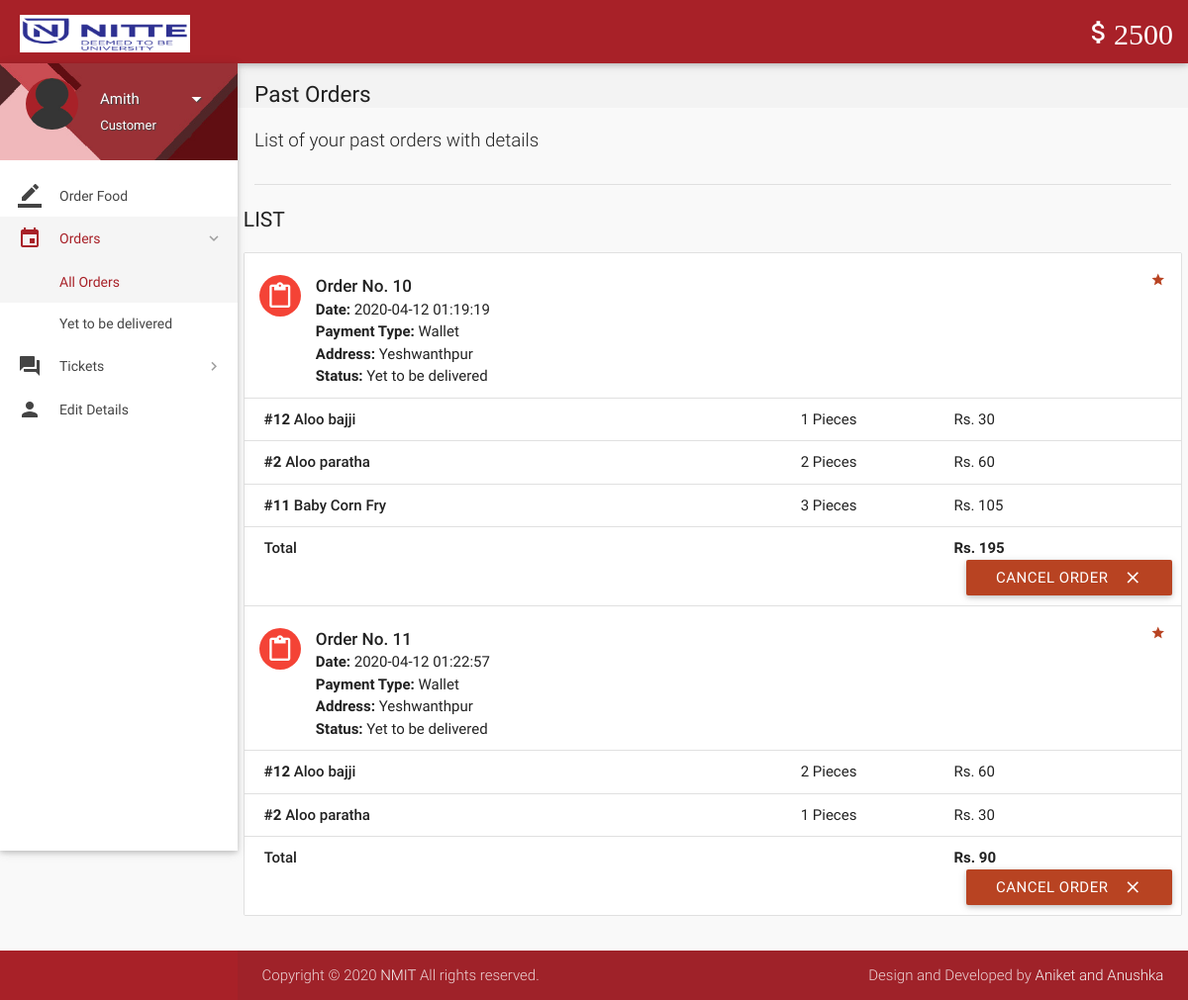
The page /orders.php (signed in) on the database its author committed.
### tables this page shows
CREATE TABLE `wallet_details` (
  `id` int(11) NOT NULL,
  `wallet_id` int(11) NOT NULL,
  `number` varchar(16) NOT NULL,
  `cvv` int(3) NOT NULL,
  `balance` int(11) NOT NULL DEFAULT 2000
);

CREATE TABLE `orders` (
  `id` int(11) NOT NULL,
  `customer_id` int(11) NOT NULL,
  `address` varchar(300) NOT NULL,
  `description` varchar(300) NOT NULL,
  `date` datetime NOT NULL DEFAULT current_timestamp(),
  `payment_type` varchar(16) NOT NULL DEFAULT 'Wallet',
  `total` int(11) NOT NULL,
  `status` varchar(25) NOT NULL DEFAULT 'Yet to be delivered',
  `deleted` tinyint(4) NOT NULL DEFAULT 0
);

CREATE TABLE `order_details` (
  `id` int(11) NOT NULL,
  `order_id` int(11) NOT NULL,
  `item_id` int(11) NOT NULL,
  `quantity` int(11) NOT NULL,
  `price` int(11) NOT NULL
);

CREATE TABLE `items` (
  `id` int(11) NOT NULL,
  `name` varchar(20) NOT NULL,
  `price` int(11) NOT NULL,
  `deleted` tinyint(4) NOT NULL DEFAULT 0
);

### includes/wallet.php (called while the page is built)
<?php
$user_id=$_SESSION['user_id'];
$sql = mysqli_query($con, "SELECT * FROM wallet where customer_id = $user_id");
while($row1 = mysqli_fetch_array($sql)){
$wallet_id = $row1['id'];
}
$sql = mysqli_query($con, "SELECT * FROM wallet_details where wallet_id = $wallet_id");
while($row1 = mysqli_fetch_array($sql)){
$balance = $row1['balance'];
}
?>

### includes/connect.php (called while the page is built, shortened)
<?php
$name = $_SESSION['name'];
$role = $_SESSION['role'];
?>

### orders.php (the view, shortened to what this page needs)
<?php
include 'includes/connect.php';
include 'includes/wallet.php';
	if($_SESSION['customer_sid']==session_id())
	{
		?>
<!DOCTYPE html>
<html lang="en">
<head>
  <link href="css/materialize.min.css" type="text/css" rel="stylesheet" media="screen,projection">
  <link href="css/style.min.css" type="text/css" rel="stylesheet" media="screen,projection">
  <link href="css/custom/custom.min.css" type="text/css" rel="stylesheet" media="screen,projection">
  <link href="js/plugins/perfect-scrollbar/perfect-scrollbar.css" type="text/css" rel="stylesheet" media="screen,projection">
</head>
<body>
  <header id="header" class="page-topbar">
        <div class="navbar-fixed">
            <nav class="navbar-color">
                <div class="nav-wrapper">
                    <ul class="left">
                      <li><h1 class="logo-wrapper"><a href="index.php" class="brand-logo darken-1"><img src="images/materialize-logo.png" alt="logo"></a> <span class="logo-text">Logo</span></h1></li>
                    </ul>
                    <ul class="right hide-on-med-and-down">
                        <li><a href="#"  class="waves-effect waves-block waves-light"><i class="mdi-editor-attach-money"><?php echo $balance;?></i></a>
                        </li>
                    </ul>
                </div>
            </nav>
        </div>
  </header>
  <div id="main">
    <div class="wrapper">
      <aside id="left-sidebar-nav">
        <ul id="slide-out" class="side-nav fixed leftside-navigation">
            <li class="user-details cyan darken-2">
            <div class="row">
                <div class="col col s4 m4 l4">
                    <img src="images/avatar.jpg" alt="" class="circle responsive-img valign profile-image">
                </div>
                <div class="col col s8 m8 l8">
                    <a class="btn-flat dropdown-button waves-effect waves-light white-text profile-btn" href="#" data-activates="profile-dropdown"><?php echo $name;?> <i class="mdi-navigation-arrow-drop-down right"></i></a>
                    <p class="user-roal"><?php echo $role;?></p>
                </div>
            </div>
            </li>
            <li class="bold"><a href="index.php" class="waves-effect waves-cyan"><i class="mdi-editor-border-color"></i> Order Food</a>
            </li>
                <li class="no-padding">
                    <ul class="collapsible collapsible-accordion">
                        <li class="bold"><a class="collapsible-header waves-effect waves-cyan active"><i class="mdi-editor-insert-invitation"></i> Orders</a>
                            <div class="collapsible-body">
                                <ul>
								<li class="<?php
								if(!isset($_GET['status'])){
										echo 'active';
									}?>
									"><a href="orders.php">All Orders</a>
                                </li>
								<?php
									$sql = mysqli_query($con, "SELECT DISTINCT status FROM orders  WHERE customer_id = $user_id;;");
									while($row = mysqli_fetch_array($sql)){
                                    echo '<li class='.(isset($_GET['status'])?($status == $_GET['status'] ? 'active' : ''): '').'><a href="orders.php?status='.$row['status'].'">'.$row['status'].'</a>
                                    </li>';
									}
									?>
                                </ul>
                            </div>
                        </li>
                    </ul>
                </li>
                <li class="no-padding">
                    <ul class="collapsible collapsible-accordion">
                        <li class="bold"><a class="collapsible-header waves-effect waves-cyan"><i class="mdi-action-question-answer"></i> Tickets</a>
                        </li>
                    </ul>
                </li>
            <li class="bold"><a href="details.php" class="waves-effect waves-cyan"><i class="mdi-social-person"></i> Edit Details</a>
            </li>
        </ul>
        </aside>
      <section id="content">
        <div id="breadcrumbs-wrapper">
          <div class="container">
            <div class="row">
              <div class="col s12 m12 l12">
                <h5 class="breadcrumbs-title">Past Orders</h5>
              </div>
            </div>
          </div>
        </div>
        <div class="container">
          <p class="caption">List of your past orders with details</p>
          <div class="divider"></div>
<div id="work-collections" class="seaction">
					<?php
					if(isset($_GET['status'])){
						$status = $_GET['status'];
					}
					else{
						$status = '%';
					}
					$sql = mysqli_query($con, "SELECT * FROM orders WHERE customer_id = $user_id AND status LIKE '$status';;");
					echo '              <div class="row">
                <div>
                    <h4 class="header">List</h4>
                    <ul id="issues-collection" class="collection">';
					while($row = mysqli_fetch_array($sql))
					{
						$status = $row['status'];
						echo '<li class="collection-item avatar">
                              <i class="mdi-content-content-paste red circle"></i>
                              <span class="collection-header">Order No. '.$row['id'].'</span>
                              <p><strong>Date:</strong> '.$row['date'].'</p>
                              <p><strong>Payment Type:</strong> '.$row['payment_type'].'</p>
							  <p><strong>Address: </strong>'.$row['address'].'</p>
                              <p><strong>Status:</strong> '.($status=='Paused' ? 'Paused <a  data-position="bottom" data-delay="50" data-tooltip="Please contact administrator for further details." class="btn-floating waves-effect waves-light tooltipped cyan">    ?</a>' : $status).'</p>
							  '.(!empty($row['description']) ? '<p><strong>Note: </strong>'.$row['description'].'</p>' : '').'
							  <a href="#" class="secondary-content"><i class="mdi-action-grade"></i></a>
                              </li>';
						$order_id = $row['id'];
						$sql1 = mysqli_query($con, "SELECT * FROM order_details WHERE order_id = $order_id;");
						while($row1 = mysqli_fetch_array($sql1))
						{
							$item_id = $row1['item_id'];
							$sql2 = mysqli_query($con, "SELECT * FROM items WHERE id = $item_id;");
							while($row2 = mysqli_fetch_array($sql2)){
								$item_name = $row2['name'];
							}
							echo '<li class="collection-item">
                            <div class="row">
                            <div class="col s7">
                            <p class="collections-title"><strong>#'.$row1['item_id'].'</strong> '.$item_name.'</p>
                            </div>
                            <div class="col s2">
                            <span>'.$row1['quantity'].' Pieces</span>
                            </div>
                            <div class="col s3">
                            <span>Rs. '.$row1['price'].'</span>
                            </div>
                            </div>
                            </li>';
							$id = $row1['order_id'];
						}
								echo'<li class="collection-item">
                                        <div class="row">
                                            <div class="col s7">
                                                <p class="collections-title"> Total</p>
                                            </div>
                                            <div class="col s2">
											<span> </span>
                                            </div>
                                            <div class="col s3">
                                                <span><strong>Rs. '.$row['total'].'</strong></span>
                                            </div>';
								if(!preg_match('/^Cancelled/', $status)){
									if($status != 'Delivered'){
								echo '<form action="routers/cancel-order.php" method="post">
										<input type="hidden" value="'.$id.'" name="id">
										<input type="hidden" value="Cancelled by Customer" name="status">
										<input type="hidden" value="'.$row['payment_type'].'" name="payment_type">
										<button class="btn waves-effect waves-light right submit" type="submit" name="action">Cancel Order
                                              <i class="mdi-content-clear right"></i>
										</button>
										</form>';
								}
								}
								echo'</div></li>';
					}
					?>
					 </ul>
                </div>
              </div>
            </div>
        </div>
      </section>
    </div>
  </div>
  <footer class="page-footer">
    <div class="footer-copyright">
      <div class="container">
      <span>Copyright © 2020 <a class="grey-text text-lighten-4" href="#" target="_blank">NMIT</a> All rights reserved.</span>
        <span class="right"> Design and Developed by <a class="grey-text text-lighten-4" href="#">Aniket and Anushka</a></span>
        </div>
    </div>
  </footer>
</body>
</html>
<?php
	}
?>

### rows shown on the page
wallet_details: balance "2500"
orders: id "10", date "2020-04-12 01:19:19", payment_type "Wallet", address "Yeshwanthpur", status "Yet to be delivered", total "195"
order_details: item "12", item.name "Aloo bajji", quantity "1", price "30"
order_details: item "2", item.name "Aloo paratha", quantity "2", price "60"
order_details: item "11", item.name "Baby Corn Fry", quantity "3", price "105"
orders: id "11", date "2020-04-12 01:22:57", payment_type "Wallet", address "Yeshwanthpur", status "Yet to be delivered", total "90"
order_details: item "12", item.name "Aloo bajji", quantity "2", price "60"
order_details: item "2", item.name "Aloo paratha", quantity "1", price "30"

### other values the page prints
$name "Amith"
$role "Customer"
$row['status'] "Yet to be delivered"
